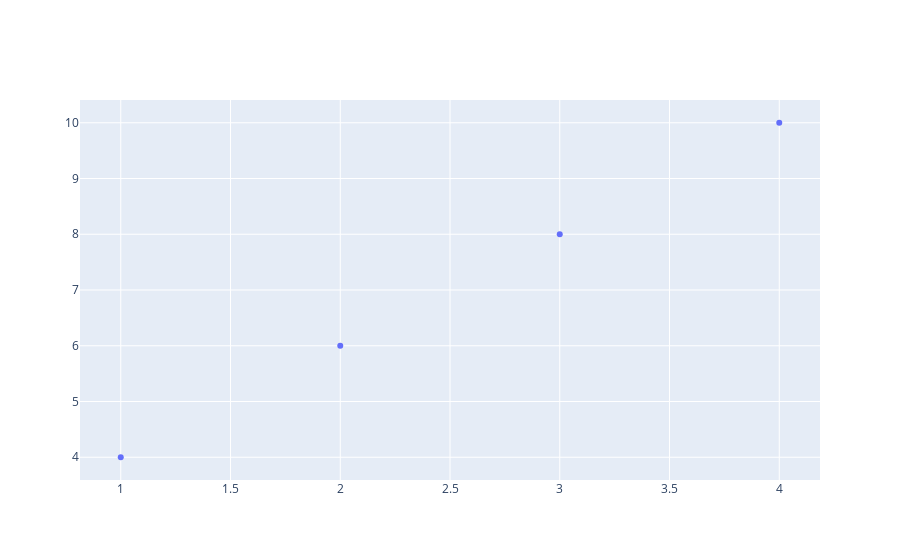

The code cell stored with this chart in its notebook:
### Markdown cell above
# Bubble chart

### Code cell
x = [1,2,3,4]
y = [4,6,8,10]
fig = go.Figure(go.Scatter( x=x,y=y, mode = "markers"))
fig.show()

### Figure 1 — Plotly figure (JSON) as saved in the notebook; plotly's stock layout.template omitted (floating-point values rounded to 4 significant figures)
{"data": [{"mode": "markers", "type": "scatter", "x": [1, 2, 3, 4], "y": [4, 6, 8, 10]}], "layout": {"autosize": true, "xaxis": {"autorange": true, "range": [0.7989, 4.201], "type": "linear"}, "yaxis": {"autorange": true, "range": [3.505, 10.5], "type": "linear"}}}
